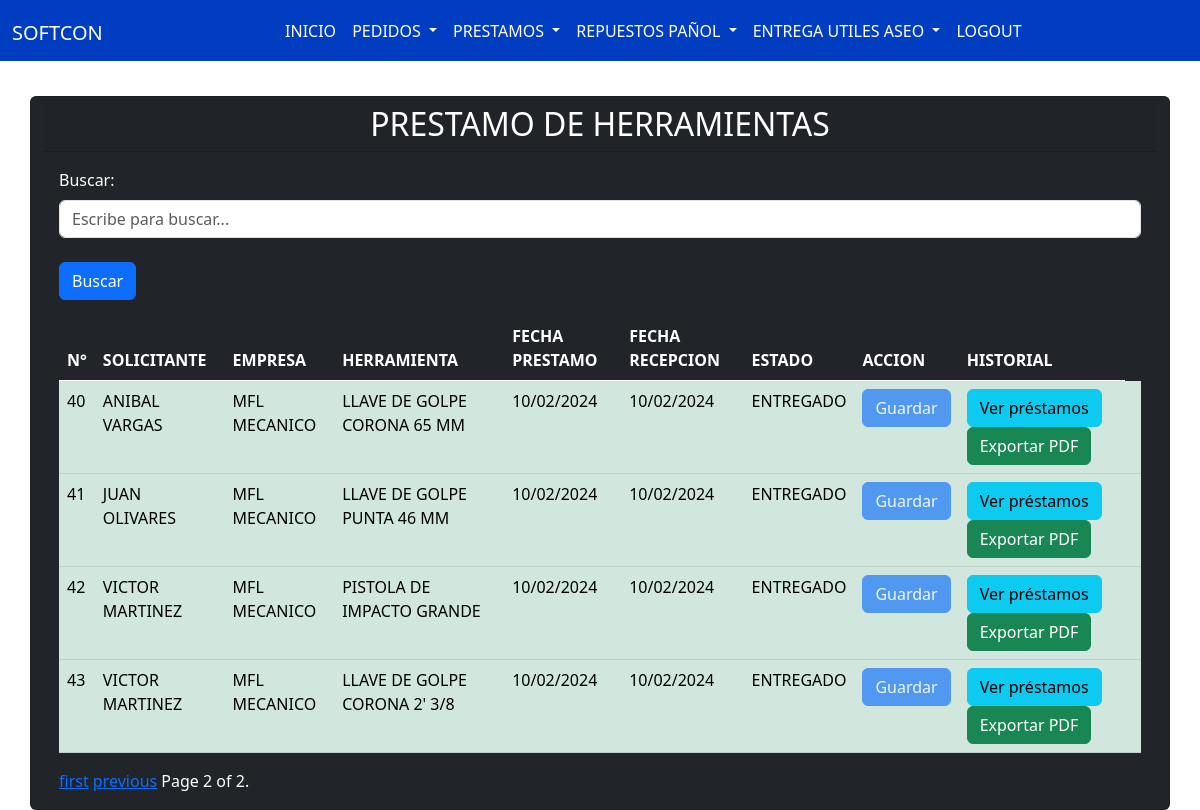
Page /lista_prestamo/?page=3&buscar= on the earlier database version.
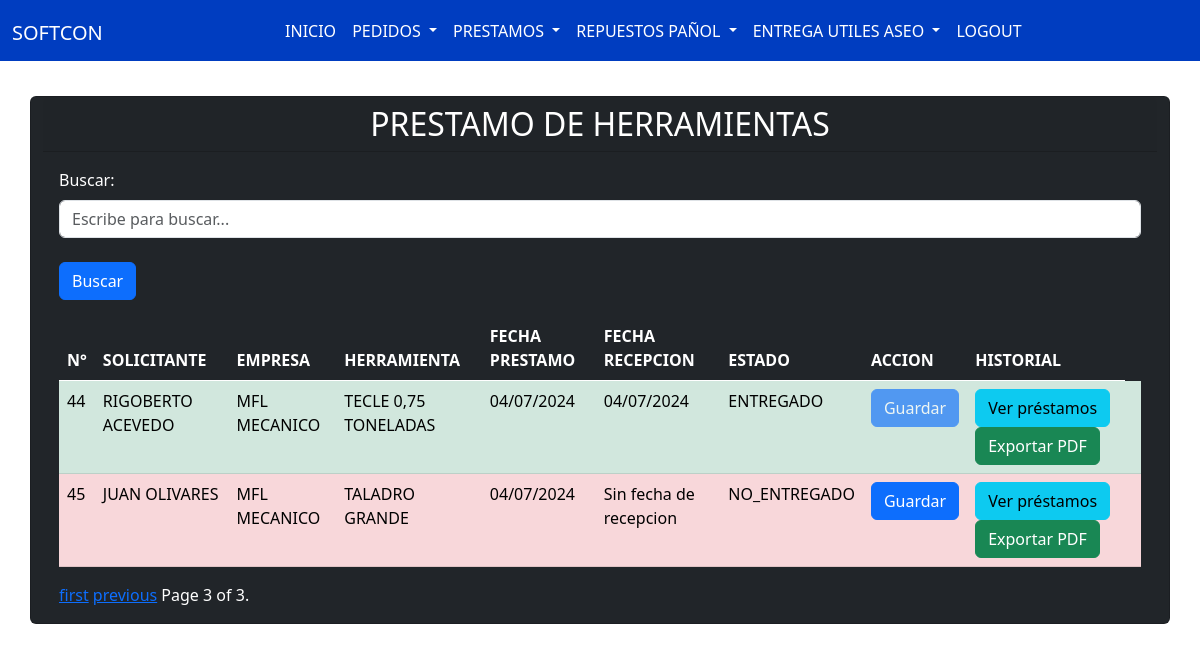
Same page on the later database version.
### app/models.py (models this page shows)
class Prestamo(models.Model):
    STATUS_CHOICES = [
        ('ENTREGADO', 'Entregado'),
        ('NO_ENTREGADO', 'No Entregado'),
    ]
    nombre_solicitante = models.ForeignKey(Obrero, related_name="prestamo", on_delete=models.CASCADE, verbose_name="Obrero")
    empresa = models.ForeignKey(Empresa, related_name="prestamo", on_delete=models.CASCADE, verbose_name="empresa")
    herramienta = models.ForeignKey(Herramienta, related_name="prestamo", on_delete=models.CASCADE, verbose_name="Herramienta")
    status = models.CharField(max_length=20, choices=STATUS_CHOICES, default='NO_ENTREGADO')
    fecha_creacion = models.DateField(auto_now_add=True)
    fecha_recepcion = models.DateField(null=True, blank=True)

class Obrero(models.Model):
    nombre = models.CharField(max_length=100)
    def __str__(self):
        return self.nombre

class Empresa(models.Model):
    nombre = models.CharField(max_length=100)
    def __str__(self):
        return self.nombre

class Herramienta(models.Model):
    nombre = models.CharField(max_length=100)
    def __str__(self):
        return self.nombre

### app/views.py (the view, shortened to what this page needs)
# urls.py: path('lista_prestamo/', lista_prestamo, name='lista_prestamo'),
def lista_prestamo(request):
    search_term = request.GET.get('buscar', '')
    prestamos_list = Prestamo.objects.all()
    for prestamo in prestamos_list:
        if prestamo.fecha_recepcion:
            prestamo.fecha_recepcion_formatted = prestamo.fecha_recepcion.strftime("%d/%m/%Y %H:%M")
        else:
            prestamo.fecha_recepcion_formatted = None
        if prestamo.fecha_creacion:
            prestamo.fecha_creacion_formatted = prestamo.fecha_creacion.strftime("%d/%m/%Y %H:%M")
        else:
            prestamo.fecha_creacion_formatted = None
    paginator = Paginator(prestamos_list, 4)
    page = request.GET.get('page')
    try:
        prestamos = paginator.page(page)
    except PageNotAnInteger:
        prestamos = paginator.page(1)
    except EmptyPage:
        prestamos = paginator.page(paginator.num_pages)
    return render(request, 'app/lista_prestamo.html', {'prestamos': prestamos, 'search_term': search_term})

### app/templates/app/lista_Prestamo.html (shortened to what this page needs)
{% extends 'app/base.html' %}
{% block content %}
<link rel="stylesheet" href="https://cdnjs.cloudflare.com/ajax/libs/twitter-bootstrap/5.3.0/css/bootstrap.min.css">
<br><br><br><br>
<div class="container">
  <div class="row justify-content-center">
    <div class="card bg-dark text-white">
      <h2 class="card-header text-center">PRESTAMO DE HERRAMIENTAS</h2>
      <div class="card-body">
        <div class="mb-3">
          <form method="GET" action="{% url 'lista_prestamo' %}">
            <label for="buscar" class="form-label">Buscar:</label>
            <input type="text" class="form-control" id="buscar" name="buscar" placeholder="Escribe para buscar..."
              value="{{ search_term }}">
            <br>
            <button type="submit" class="btn btn-primary">Buscar</button>
          </form>
        </div>
        <table class="table table-dark" style="width:100%">
          <thead>
            <tr>
              <th>N°</th>
              <th>SOLICITANTE</th>
              <th>EMPRESA</th>
              <th>HERRAMIENTA</th>
              <th>FECHA PRESTAMO</th>
              <th>FECHA RECEPCION</th>
              <th>ESTADO</th>
              <th>ACCION</th>
              <th>HISTORIAL</th>
            </tr>
          </thead>
          <tbody>
            {% for prestamo in prestamos %}
            <tr
              class="{% cycle 'even' 'odd' %} {% if prestamo.status == 'ENTREGADO' %}table-success custom-success{% else %}table-danger custom-danger{% endif %}">
              <td>{{ prestamo.id }}</td>
              <td>{{ prestamo.nombre_solicitante }}</td>
              <td>{{ prestamo.empresa }}</td>
              <td>{{ prestamo.herramienta }}</td>
              <td>
                {% if prestamo.fecha_creacion %}
                {{ prestamo.fecha_creacion|date:"d/m/Y" }}
                {% else %}
                Sin fecha de creación
                {% endif %}
              </td>
              <td>
                {% if prestamo.fecha_recepcion %}
                {{ prestamo.fecha_recepcion|date:"d/m/Y" }}
                {% else %}
                Sin fecha de recepcion
                {% endif %}
              </td>
              <td>{{ prestamo.status }}</td>
              <td>
                <form method="POST" action="{% url 'editar_prestamo' prestamo.id %}">
                  <button type="submit" {% if prestamo.status == 'ENTREGADO' %}disabled{% endif %}
                    class="btn btn-primary">
                    Guardar
                  </button>
                </form>
              </td>
              <td>
                {% if prestamo.nombre_solicitante %}
                <a href="{% url 'lista_prestamos_obrero' prestamo.nombre_solicitante.id %}" class="btn btn-info">Ver
                  préstamos</a>
                {% else %}
                <span class="btn btn-warning disabled">Ver préstamos</span>
                {% endif %}
                <a href="{% url 'generar_pdf_prestamos' %}?buscar={{ search_term }}" class="btn btn-success">Exportar PDF</a>
              </td>
              <td>
              </td>
            </tr>
            {% endfor %}
          </tbody>
        </table>
        <div class="pagination">
          <span class="step-links">
              {% if prestamos.has_previous %}
                  <a href="?page=1&buscar={{ search_term }}">first</a>
                  <a href="?page={{ prestamos.previous_page_number }}&buscar={{ search_term }}">previous</a>
              {% endif %}
              <span class="current">
                  Page {{ prestamos.number }} of {{ prestamos.paginator.num_pages }}.
              </span>
          </span>
      </div>
      </div>
    </div>
  </div>
</div>
<link rel="stylesheet" href="https://cdnjs.cloudflare.com/ajax/libs/font-awesome/5.15.1/css/all.min.css">
{% endblock %}

Differences in the rows shown:
no longer on this page (row unchanged): Prestamo: id "40", nombre_solicitante "ANIBAL VARGAS", empresa "MFL MECANICO", herramienta "LLAVE DE GOLPE CORONA 65 MM", fecha_creacion "10/02/2024", fecha_recepcion "10/02/2024", status "ENTREGADO", shows "Ver préstamos"
no longer on this page (row unchanged): Prestamo: id "41", nombre_solicitante "JUAN OLIVARES", empresa "MFL MECANICO", herramienta "LLAVE DE GOLPE PUNTA 46 MM", fecha_creacion "10/02/2024", fecha_recepcion "10/02/2024", status "ENTREGADO", shows "Ver préstamos"
no longer on this page (row unchanged): Prestamo: id "42", nombre_solicitante "VICTOR MARTINEZ", empresa "MFL MECANICO", herramienta "PISTOLA DE IMPACTO GRANDE", fecha_creacion "10/02/2024", fecha_recepcion "10/02/2024", status "ENTREGADO", shows "Ver préstamos"
no longer on this page (row unchanged): Prestamo: id "43", nombre_solicitante "VICTOR MARTINEZ", empresa "MFL MECANICO", herramienta "LLAVE DE GOLPE CORONA 2' 3/8", fecha_creacion "10/02/2024", fecha_recepcion "10/02/2024", status "ENTREGADO", shows "Ver préstamos"
added Prestamo: id "44", nombre_solicitante "RIGOBERTO ACEVEDO", empresa "MFL MECANICO", herramienta "TECLE 0,75 TONELADAS", fecha_creacion "04/07/2024", fecha_recepcion "04/07/2024", status "ENTREGADO", shows "Ver préstamos"
added Prestamo: id "45", nombre_solicitante "JUAN OLIVARES", empresa "MFL MECANICO", herramienta "TALADRO GRANDE", fecha_creacion "04/07/2024", shows "Sin fecha de recepcion", status "NO_ENTREGADO", shows "Ver préstamos"
Other differences:
{{ prestamos.number }}: "2" → "3"
{{ prestamos.paginator.num_pages }}: "2" → "3"
